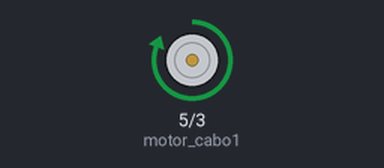
Simulated run of this sketch. Board: Arduino Uno, built with avr-gcc and run on an emulated ATmega328P. Parts: motor-driver pin pairs drawn as motors (green arrow = first pin HIGH = forward, orange = second pin HIGH = backward, longer = more drive).

Above: at 0.15 s.
At 1.35 s:
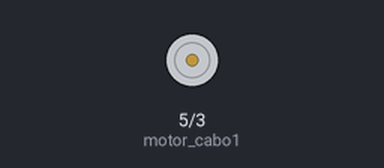
At 2.55 s:
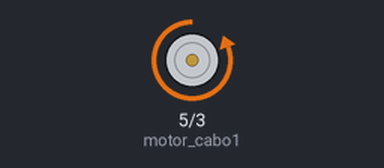
Timing chart, 0 to 3.0 s (numbered marks = the images above):
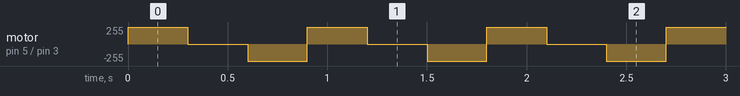

Measured:
- by itself, motor on pin 5 (motor_cabo1) / pin 3 (motor_cabo2): repeats every 0.90 s: stopped 0.30 s, backward 255/255 0.30 s, forward 255/255 0.30 s

The sketch:

fabricioMotor.ino
```cpp
int motor_cabo1 = 5;
int motor_cabo2 = 3;

void setup() {
  pinMode(motor_cabo1, OUTPUT);
  pinMode(motor_cabo2, OUTPUT);
}

void loop() {

  analogWrite(motor_cabo1, 255);
  digitalWrite(motor_cabo2, LOW);

  delay(300);

  analogWrite(motor_cabo1, LOW);
  analogWrite(motor_cabo2, LOW);

  delay(300);

  analogWrite(motor_cabo1, LOW);
  digitalWrite(motor_cabo2, 255);

  delay(300);

}
```
